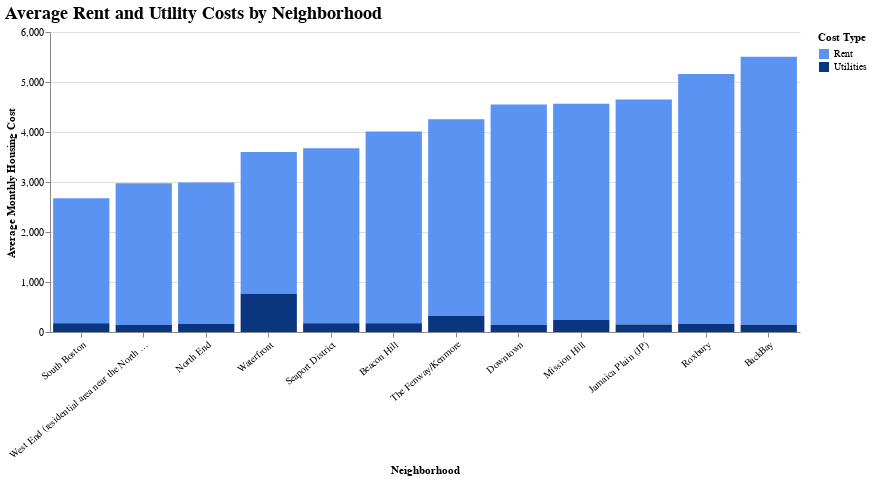

Source (notebook cell):
### Code cell
import pandas as pd
import altair as alt

# load the data
df = pd.read_csv("cleaned_rental_data.csv")

# rename columns for clarity
df = df.rename(columns={
    "Total Rent Avg": "Rent",
    "Utility Cost Avg": "Utilities"
})

# melt to long format
melted_df = df.melt(
    id_vars=["Neighborhood"],
    value_vars=["Rent", "Utilities"],
    var_name="Cost Type",
    value_name="Cost"
)

# group by Neighborhood and Cost Type and calculate averages
avg_costs = melted_df.groupby(["Neighborhood", "Cost Type"], as_index=False)["Cost"].mean()

# sort neighborhoods by total cost
sorted_neighborhoods = (
    avg_costs.pivot(index="Neighborhood", columns="Cost Type", values="Cost")
    .fillna(0)
    .assign(Total=lambda x: x["Rent"] + x["Utilities"])
    .sort_values("Total")
    .index.tolist()
)

# define green color scale
color_scale = alt.Scale(domain=["Rent", "Utilities"], range=["#5a93f2", "#0a357f"])

# create the stacked bar chart
chart = alt.Chart(avg_costs).mark_bar().encode(
    x=alt.X("Neighborhood:N", sort=sorted_neighborhoods, title="Neighborhood"),
    y=alt.Y("Cost:Q", stack="zero", title="Average Monthly Housing Cost"),
    color=alt.Color("Cost Type:N", title="Cost Type", scale=color_scale),
    tooltip=["Neighborhood", "Cost Type", "Cost"]
).properties(
    title="Average Rent and Utility Costs by Neighborhood",
    width=750,
    background="#FFFFFF"  
).configure_axisX(
    labelAngle=-40
).configure_title(
    fontSize=18,
    anchor='start',
    color='black'  
).configure_view(
    stroke=None
)

chart

### Figure 1 — Vega-Lite specification as saved in the notebook (floating-point values rounded to 4 significant figures)
{"config": {"view": {"continuousWidth": 300, "continuousHeight": 300, "stroke": null}, "axisX": {"labelAngle": -40}, "title": {"anchor": "start", "color": "black", "fontSize": 18}}, "data": {"name": "data-ac03c57e41f63c7eecf440f7dad4a718"}, "mark": {"type": "bar"}, "background": "#FFFFFF", "encoding": {"color": {"field": "Cost Type", "scale": {"domain": ["Rent", "Utilities"], "range": ["#5a93f2", "#0a357f"]}, "title": "Cost Type", "type": "nominal"}, "tooltip": [{"field": "Neighborhood", "type": "nominal"}, {"field": "Cost Type", "type": "nominal"}, {"field": "Cost", "type": "quantitative"}], "x": {"field": "Neighborhood", "sort": ["South Boston", "West End (residential area near the North End and TD Garden)", "North End", "Waterfront", "Seaport District", "Beacon Hill", "The Fenway/Kenmore", "Downtown", "Mission Hill", "Jamaica Plain (JP)", "Roxbury", "BackBay"], "title": "Neighborhood", "type": "nominal"}, "y": {"field": "Cost", "stack": "zero", "title": "Average Monthly Housing Cost", "type": "quantitative"}}, "title": "Average Rent and Utility Costs by Neighborhood", "width": 750, "$schema": "https://vega.github.io/schema/vega-lite/v5.20.1.json", "datasets": {"data-ac03c57e41f63c7eecf440f7dad4a718": [{"Neighborhood": "BackBay", "Cost Type": "Rent", "Cost": 5357.0}, {"Neighborhood": "BackBay", "Cost Type": "Utilities", "Cost": 146.4}, {"Neighborhood": "Beacon Hill", "Cost Type": "Rent", "Cost": 3833.0}, {"Neighborhood": "Beacon Hill", "Cost Type": "Utilities", "Cost": 175.0}, {"Neighborhood": "Downtown", "Cost Type": "Rent", "Cost": 4409.0}, {"Neighborhood": "Downtown", "Cost Type": "Utilities", "Cost": 140.0}, {"Neighborhood": "Jamaica Plain (JP)", "Cost Type": "Rent", "Cost": 4500.0}, {"Neighborhood": "Jamaica Plain (JP)", "Cost Type": "Utilities", "Cost": 150.0}, {"Neighborhood": "Mission Hill", "Cost Type": "Rent", "Cost": 4318.0}, {"Neighborhood": "Mission Hill", "Cost Type": "Utilities", "Cost": 246.2}, {"Neighborhood": "North End", "Cost Type": "Rent", "Cost": 2833.0}, {"Neighborhood": "North End", "Cost Type": "Utilities", "Cost": 158.3}, {"Neighborhood": "Roxbury", "Cost Type": "Rent", "Cost": 5000.0}, {"Neighborhood": "Roxbury", "Cost Type": "Utilities", "Cost": 160.7}, {"Neighborhood": "Seaport District", "Cost Type": "Rent", "Cost": 3500.0}, {"Neighborhood": "Seaport District", "Cost Type": "Utilities", "Cost": 175.0}, {"Neighborhood": "South Boston", "Cost Type": "Rent", "Cost": 2500.0}, {"Neighborhood": "South Boston", "Cost Type": "Utilities", "Cost": 175.0}, {"Neighborhood": "The Fenway/Kenmore", "Cost Type": "Rent", "Cost": 3935.0}, {"Neighborhood": "The Fenway/Kenmore", "Cost Type": "Utilities", "Cost": 322.5}, {"Neighborhood": "Waterfront", "Cost Type": "Rent", "Cost": 2833.0}, {"Neighborhood": "Waterfront", "Cost Type": "Utilities", "Cost": 766.7}, {"Neighborhood": "West End (residential area near the North End and TD Garden)", "Cost Type": "Rent", "Cost": 2833.0}, {"Neighborhood": "West End (residential area near the North End and TD Garden)", "Cost Type": "Utilities", "Cost": 141.7}]}}
